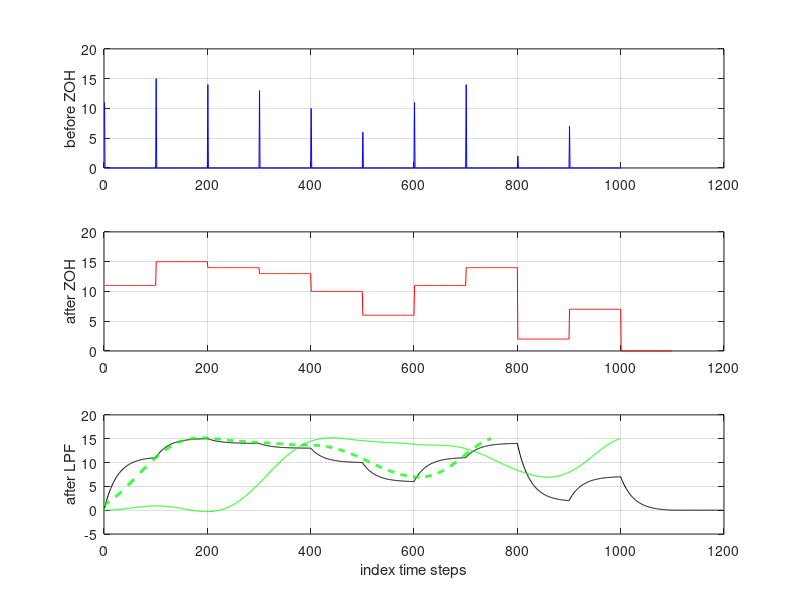
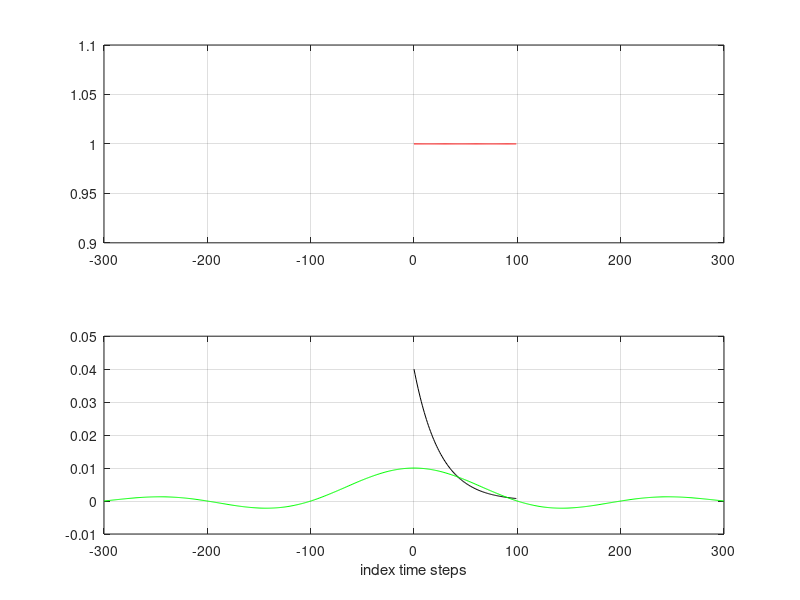
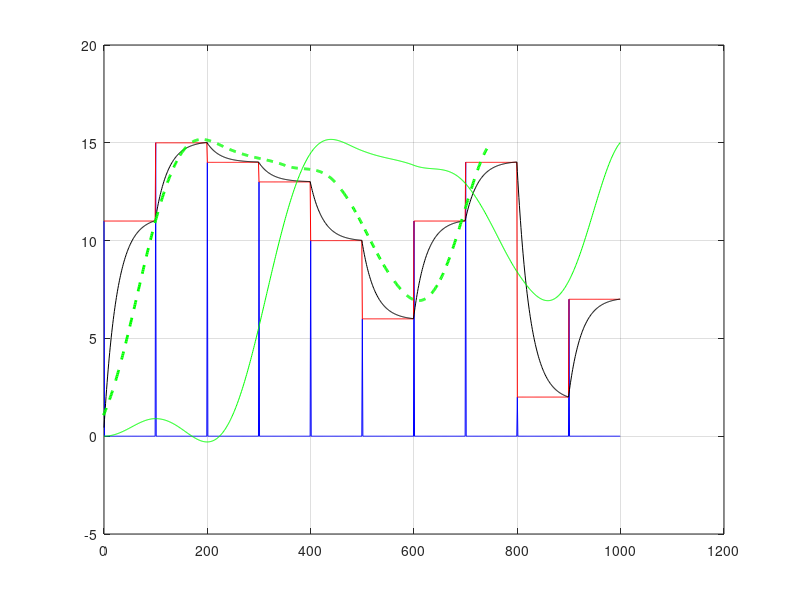

Write MATLAB code to recreate these figures, in order.
% SiSy-EN HS20
% Trial ZOH + Anti-Image Filter in Time Domain
% ================================
clear all, close all, clc

% Consider the following signals:
% =================================
% x0_t  : original analog (continuous signal) ; not shown in this simu
% x1_t  : analog signal after anti-aliasing filter (LPF w/ fc < Fs/2)
% x2_n  : discrete signal after the ADC
% =================================
% Obs.: analog signals are represented in Matlab 
%       with an upsampling factor  N=100
% =================================
% x2_t  : upsampled discrete signal (equiv. analog) before ZOH
% x3_t  : analog signal after ZOH (staircase shape)
% x4_t  : analog signal after anti-image LPF (LPF w/ fc < Fs/2)
% =================================

% CONSTANTS & DEFINITIONS
x2_n = randi(2^4-1,[1,10]);    

N = 100;        % oversampling ratio between discrete and "analog"
aux = 0:1:N-1;      % For simplicity taking normalised Ts=1

% OPERATIONS
x2_t = upsample(x2_n,N);

gzoh_t = ones(1,N);             % Impulse response ZOH
x3_t = conv(x2_t,gzoh_t);    % Output ZOH via convolution w/ impulse response

num =  [1];
den = [N/4 1];
sys = tf(num,den);                  % LTI-Sys LPF 1st order

glpf_t = impulse(sys,aux);      % Impulse response LPF 1st order
x4_t = conv(x3_t,glpf_t);        % Output LPF via convolution w/ impulse response

% PLOTS
f1=figure('Name','DAC-Steps','Position',[1 200 500 500])
subplot(311),plot(x2_t,'b'),xlim([0 12*N]),grid on, ylabel('before ZOH')
subplot(312),plot(x3_t,'r'),xlim([0 12*N]),grid on, ylabel('after ZOH')
subplot(313),plot(x4_t,'k'),xlim([0 12*N]),grid on,xlabel('index time steps'), hold on,ylabel('after LPF')

f2=figure('Name','Impulse Responses','Position',[500 200 200 300])
subplot(211),plot(aux,gzoh_t,'r'),xlim([-3*N 3*N]),grid on
subplot(212),plot(aux,glpf_t,'k'),xlim([-3*N 3*N]),grid on,xlabel('index time steps'),hold on

aux_fine = 0:1:(10*N)-1;  % index vector for plots after DAC (approx continuous w/ fine steps) 
f3=figure('Name','DAC-Steps-All-Together','Position',[700 200 500 300])
plot(aux_fine,x2_t,'b',aux_fine,x3_t(1:10*N),'r',aux_fine,x4_t(1:10*N),'k'),xlim([0 12*N]),grid on, hold on
pause(3)

%%  Trying a sharp LPF (towards ideal LPF)
%  ==================================

aux_sym = -3*N:1:3*N;
g_sharp_lpf_t = (1/N)*sinc((aux_sym)/N);

x4_sharp_t = conv(x3_t,g_sharp_lpf_t);

figure(f1)
subplot(313),plot(aux_fine,x4_sharp_t(1:10*N),'g')

figure(f2)
subplot(212),plot(aux_sym,g_sharp_lpf_t,'g')

figure(f3)
plot(aux_fine,x4_sharp_t(1:10*N),'g')
pause(3)

%%   Shift response of ideal LPF (to compensate delay)
%  ==================================

delay=2.5*N;

figure(f1)
subplot(313),plot(aux_fine-delay,x4_sharp_t(1:10*N),'g--','LineWidth',2)

figure(f3)
plot(aux_fine-delay,x4_sharp_t(1:10*N),'g--','LineWidth',2)


%% OPEN
%  ==================================
% a) Improve scaling of LPF responses!
%     Need to check energy of each impulse response and normalise answers.
%  ==================================
% b) Check/explain delay relative to length of sinc response